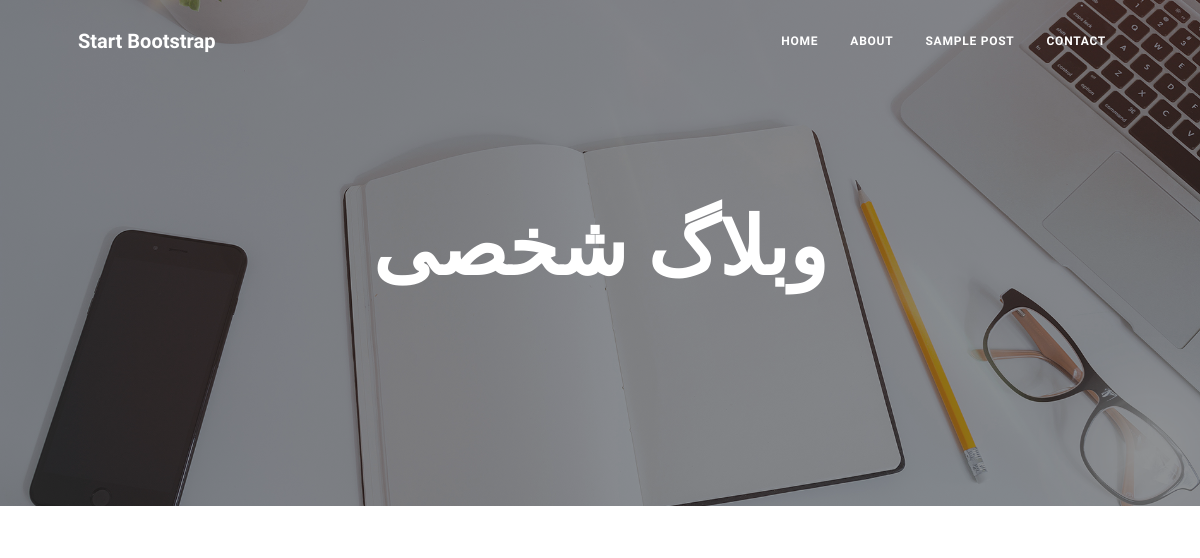
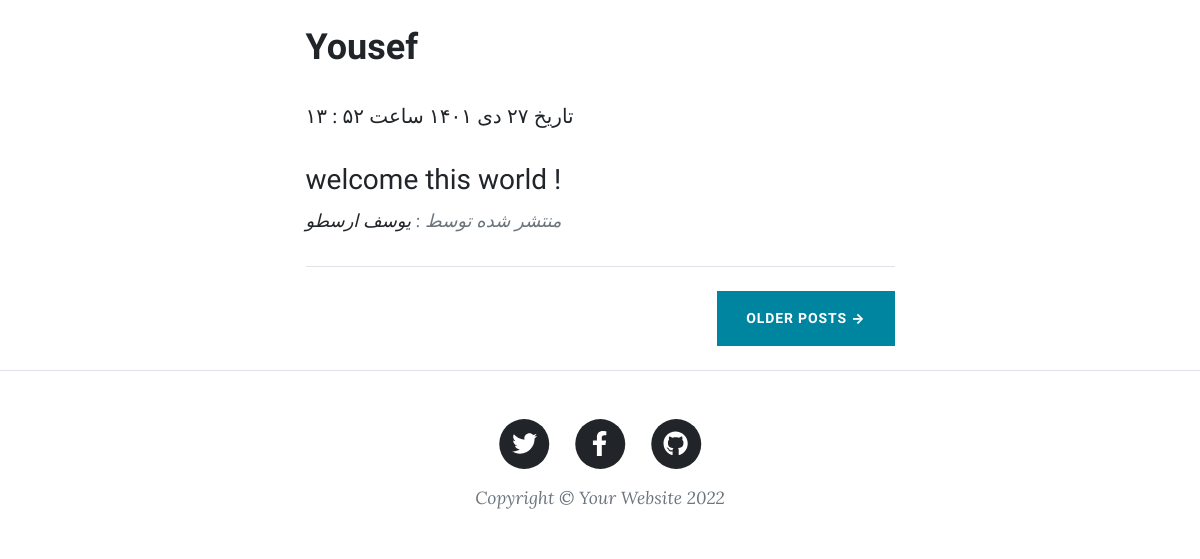
Before: / with the older database file (2 pictures, top to bottom).
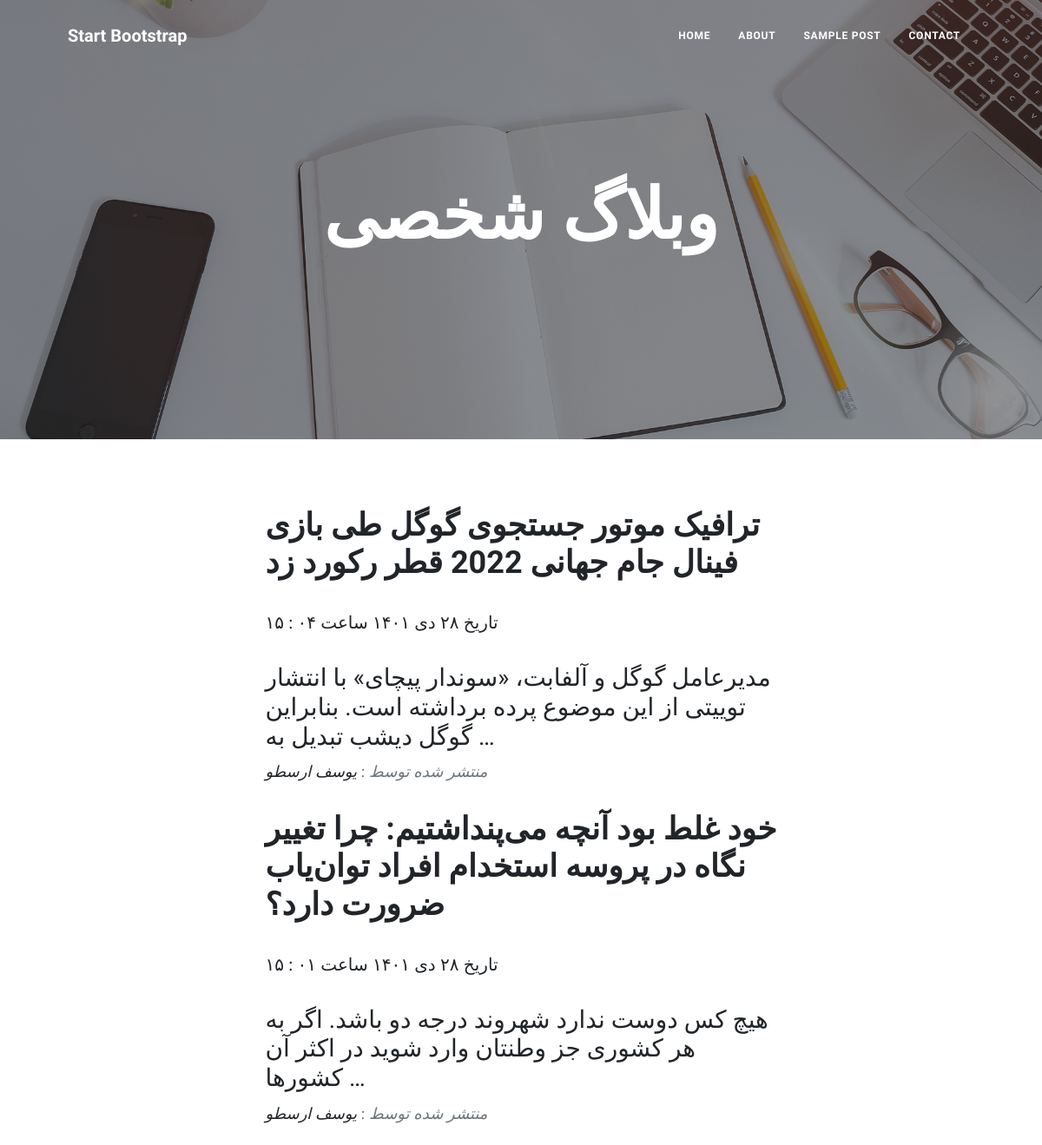
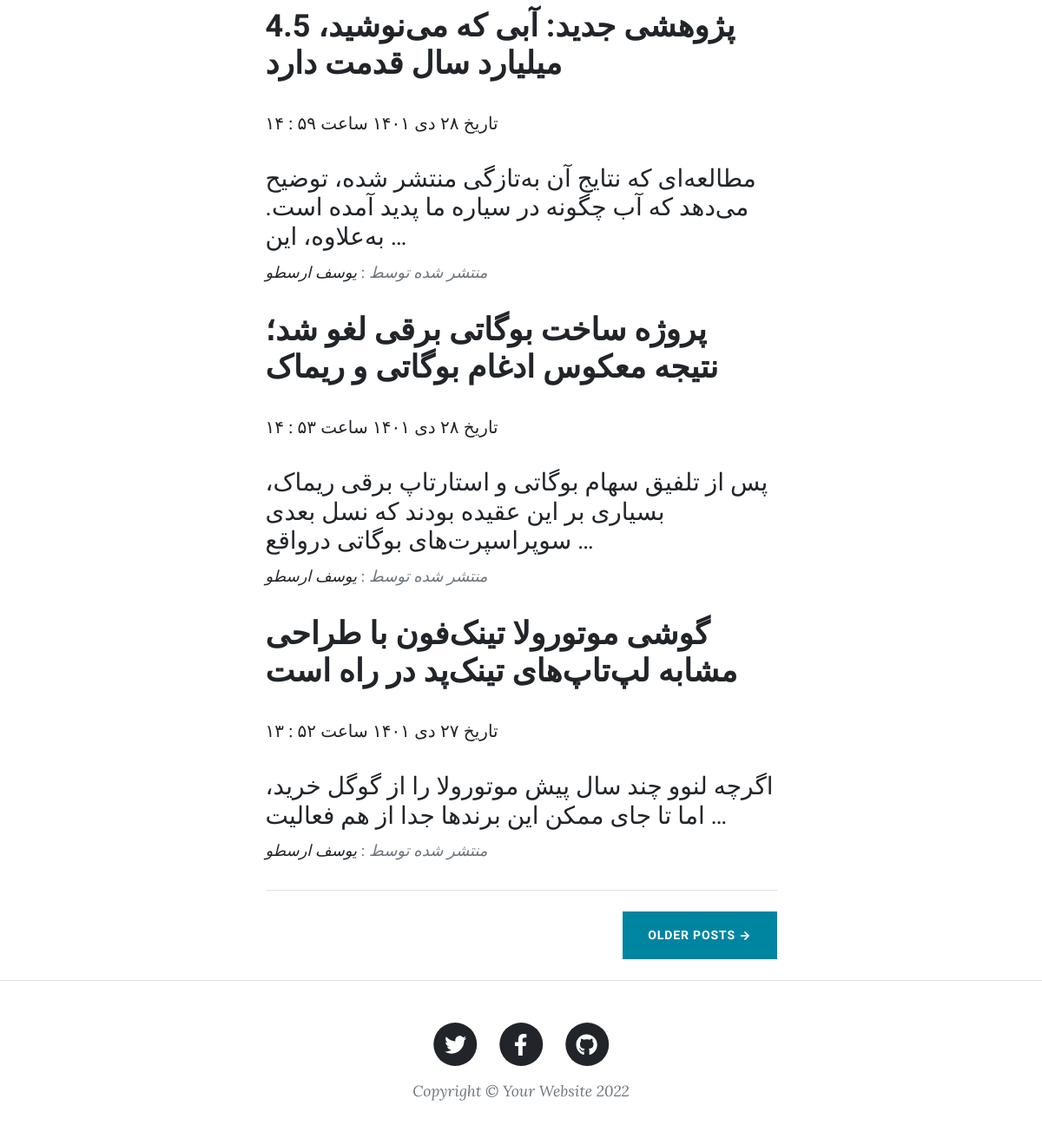
After: the same page with the newer database file (2 pictures, top to bottom).
### blog/models.py (models this page shows, shortened)
class Articles(models.Model):
    draft = "d"
    publish = "p"
    STATUS_CHOICES = [
        (draft,"پیش نویس"),
        (publish,"منتشر شده")
    ]
    title = models.CharField(max_length=250,verbose_name="عنوان مقاله")
    slug = models.SlugField(max_length=250,verbose_name="اسلاگ")
    description = models.TextField(verbose_name="مقاله")
    published = models.DateTimeField(default=timezone.now,verbose_name="تاریخ انتشار")
    thumbnail = models.ImageField(upload_to="images",verbose_name="عکس")
    created = models.DateTimeField(auto_now_add=True,verbose_name="تاریخ ایجاد مقاله")
    updated = models.DateTimeField(auto_now=True,verbose_name="تاریخ آپدیت")
    status = models.CharField(max_length=1,choices=STATUS_CHOICES,default=draft,verbose_name="وضعیت")
    class Meta:
        verbose_name = "مقاله"
        verbose_name_plural = "مقالات"
    def jpublished(self):
        return jalali_convertor(self.published)
    jpublished.short_description = "زمان انتشار"

### blog/views.py (the view)
# urls.py: path("",home,name="home"),
def home(request):
    template = "blog/index.html"
    article = Articles.objects.filter(status="p").order_by("-published")[:10]
    context = {
        "articles":article
    }
    return render(request, template_name=template,context = context)

### blog/extensions/jalali.py (called while the page is built)
def jalali_convertor(time):
    days_of_week  = ["فروردین","اردیبهشت","خرداد","تبر","مرداد","شهریور","مهر","آبان","آذر","دی","بهمن","اسفند"]
    year = time.year
    month = time.month
    day = time.day
    res = Gregorian(f"{year}-{month}-{day}").persian_tuple()
    res =  f"{persian_number(res[2])} {days_of_week[res[1]]} {persian_number(res[0])} ساعت {persian_number(time.minute)} : {persian_number(time.hour)}"
    return res

def persian_number(number):
    number = f"{number}"
    english_array_number = ["0","1","2","3","4","5","6","7","8","9"]
    persian_array_number = ["۰","۱","۲","۳","۴","۵","۶","۷","۸","۹"]
    res = ""
    for num in number:
        for i,n in enumerate(english_array_number):
            if num == n:
                res+= persian_array_number[i]
    if len(res)<2:
        res = f"۰{res}"
    return res

### blog/extensions/utils.py (called while the page is built)
    def persian_tuple(self):
        return self.persian_year, self.persian_month, self.persian_day

### blog/templates/blog/index.html
{% extends 'blog/base.html' %}
{% block main %}
<div class="container px-4 px-lg-5">
    <div class="row gx-4 gx-lg-5 justify-content-center">
        <div class="col-md-10 col-lg-8 col-xl-7">
            {% for article in articles %}
                <div class="post-preview">
                    <a href=" {% url 'blog:details' article.slug %} ">
                        <h2 class="post-title"> {{article.title}} </h2>
                        <p>تاریخ {{article.jpublished}}</p>
                        <h3 class="post-subtitle"> {{article.description | truncatewords:20}} </h3>
                    </a>
                    <p class="post-meta">منتشر شده توسط : <a href="#!">یوسف ارسطو</a></p>
            </div>
            {% endfor %}
            <hr class="my-4" />
            <div class="d-flex justify-content-end mb-4"><a class="btn btn-primary text-uppercase" href="#!">Older Posts →</a></div>
        </div>
    </div>
</div>
{% endblock %}

### blog/templates/blog/base.html (shortened to what this page needs)
{% load static %}
<!DOCTYPE html>
<html lang="en">
    <head>
        <link href="{% static 'blog/css/styles.css' %}" rel="stylesheet" />
    </head>
    <body>
        <nav class="navbar navbar-expand-lg navbar-light" id="mainNav">
            <div class="container px-4 px-lg-5">
                <a class="navbar-brand" href="index.html">Start Bootstrap</a>
                <div class="collapse navbar-collapse" id="navbarResponsive">
                    <ul class="navbar-nav ms-auto py-4 py-lg-0">
                        <li class="nav-item"><a class="nav-link px-lg-3 py-3 py-lg-4" href=" {% url 'blog:home' %} ">Home</a></li>
                        <li class="nav-item"><a class="nav-link px-lg-3 py-3 py-lg-4" href="about.html">About</a></li>
                        <li class="nav-item"><a class="nav-link px-lg-3 py-3 py-lg-4" href="post.html">Sample Post</a></li>
                        <li class="nav-item"><a class="nav-link px-lg-3 py-3 py-lg-4" href="contact.html">Contact</a></li>
                    </ul>
                </div>
            </div>
        </nav>
        <header class="masthead" style="background-image: url({% block bg %} {% static 'blog/assets/img/home-bg.jpg' %} {% endblock  %})">
            <div class="container position-relative px-4 px-lg-5">
                <div class="row gx-4 gx-lg-5 justify-content-center">
                    <div class="col-md-10 col-lg-8 col-xl-7">
                        <div class="site-heading">
                             {% block title %}<h1> وبلاگ شخصی </h1>{% endblock title%}
                        </div>
                    </div>
                </div>
            </div>
        </header>
        {% block main %}
        {% endblock %}
        <footer class="border-top">
            <div class="container px-4 px-lg-5">
                <div class="row gx-4 gx-lg-5 justify-content-center">
                    <div class="col-md-10 col-lg-8 col-xl-7">
                        <ul class="list-inline text-center">
                            <li class="list-inline-item">
                                <a href="#!">
                                    <span class="fa-stack fa-lg">
                                        <i class="fas fa-circle fa-stack-2x"></i>
                                        <i class="fab fa-twitter fa-stack-1x fa-inverse"></i>
                                    </span>
                                </a>
                            </li>
                            <li class="list-inline-item">
                                <a href="#!">
                                    <span class="fa-stack fa-lg">
                                        <i class="fas fa-circle fa-stack-2x"></i>
                                        <i class="fab fa-facebook-f fa-stack-1x fa-inverse"></i>
                                    </span>
                                </a>
                            </li>
                            <li class="list-inline-item">
                                <a href="#!">
                                    <span class="fa-stack fa-lg">
                                        <i class="fas fa-circle fa-stack-2x"></i>
                                        <i class="fab fa-github fa-stack-1x fa-inverse"></i>
                                    </span>
                                </a>
                            </li>
                        </ul>
                        <div class="small text-center text-muted fst-italic">Copyright &copy; Your Website 2022</div>
                    </div>
                </div>
            </div>
        </footer>
    </body>
</html>

Changed rows visible on the page:
added Articles: title "ترافیک موتور جستجوی گوگل طی بازی فینال جام جهانی 2022 قطر رکورد زد", jpublished "۲۸ دی ۱۴۰۱ ساعت ۰۴ : ۱۵", description "مدیرعامل گوگل و آلفابت، «سوندار پیچای» با انتشار توییتی از این موضوع پرده برداشته است. بنابراین گوگل دیشب تبدیل به …"
added Articles: title "خود غلط بود آنچه می‌پنداشتیم: چرا تغییر نگاه در پروسه استخدام افراد توان‌یاب ضرورت دارد؟", jpublished "۲۸ دی ۱۴۰۱ ساعت ۰۱ : ۱۵", description "هیچ کس دوست ندارد شهروند درجه دو باشد. اگر به هر کشوری جز وطنتان وارد شوید در اکثر آن کشورها …"
added Articles: title "پژوهشی جدید: آبی که می‌نوشید، 4.5 میلیارد سال قدمت دارد", jpublished "۲۸ دی ۱۴۰۱ ساعت ۵۹ : ۱۴", description "مطالعه‌ای که نتایج آن به‌تازگی منتشر شده، توضیح می‌دهد که آب چگونه در سیاره ما پدید آمده است. به‌علاوه، این …"
added Articles: title "پروژه ساخت بوگاتی برقی لغو شد؛ نتیجه معکوس ادغام بوگاتی و ریماک", jpublished "۲۸ دی ۱۴۰۱ ساعت ۵۳ : ۱۴", description "پس از تلفیق سهام بوگاتی و استارتاپ برقی ریماک، بسیاری بر این عقیده بودند که نسل بعدی سوپراسپرت‌های بوگاتی درواقع …"
changed Articles "۲۷ دی ۱۴۰۱ ساعت ۵۲ : ۱۳": title "Yousef" → "گوشی موتورولا تینک‌فون با طراحی مشابه لپ‌تاپ‌های تینک‌پد در راه است"; description "welcome this world !" → "اگرچه لنوو چند سال پیش موتورولا را از گوگل خرید، اما تا جای ممکن این برندها جدا از هم فعالیت …"
